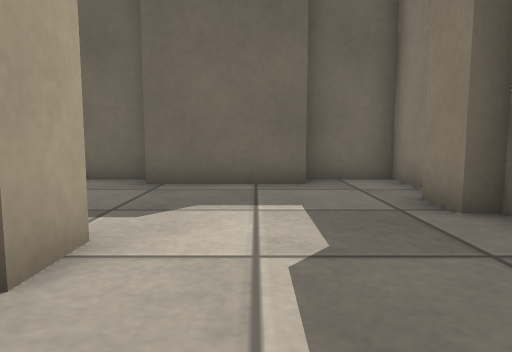
view 1 (above)

16 first-person views from a walk through a world built for the Gazebo simulator. The camera is 0.5 m above the floor, tilts 6° down and sees 70° across. The floor is counted in squares, 0.5 m on a side. Each view is taken from the middle of a square. On the plan, view 1 faces up. The plan holds only what a view shows up to about 13 squares ahead; the rest is blank. Surface patterns are stand-ins for the level's own textures.

view 2
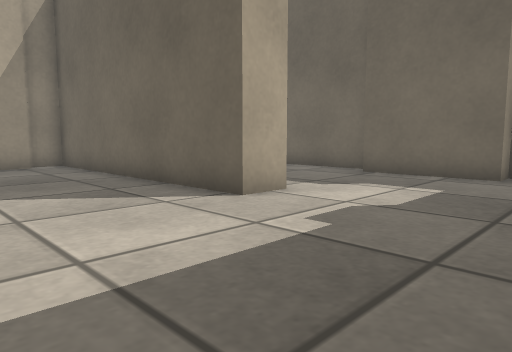

view 3
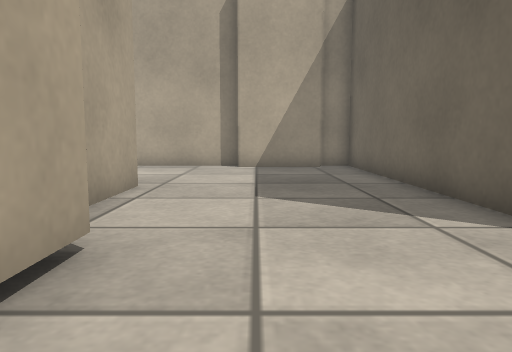

view 4
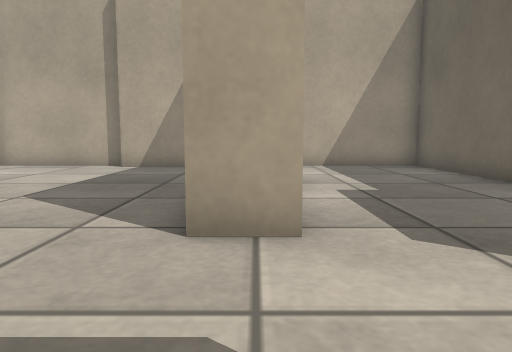

view 5
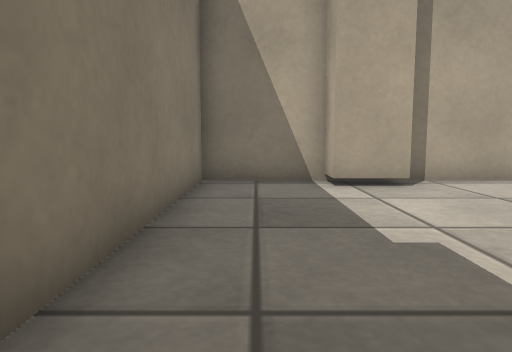

view 6
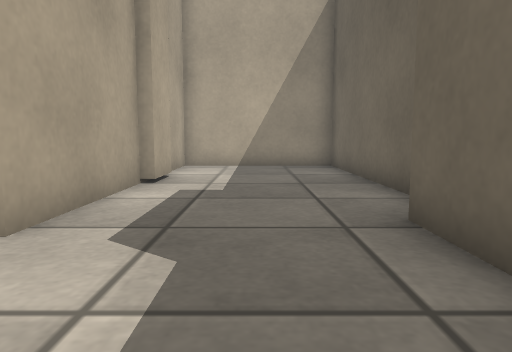

view 7
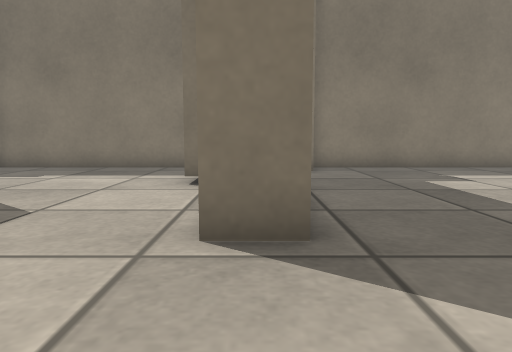

view 8
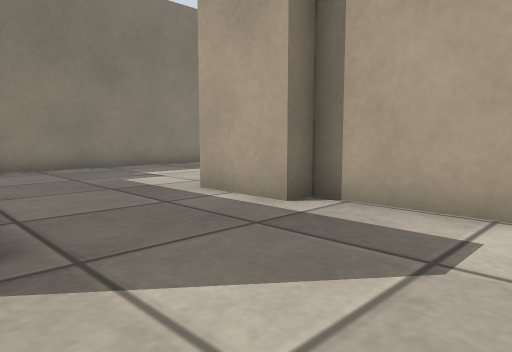

view 9
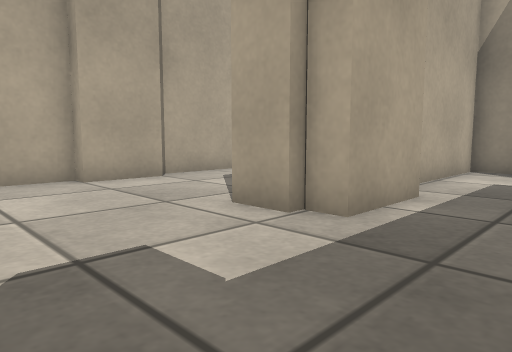

view 10
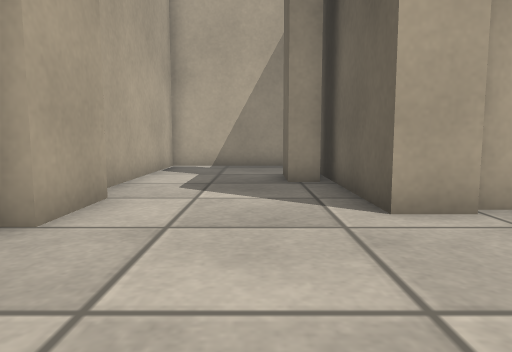

view 11
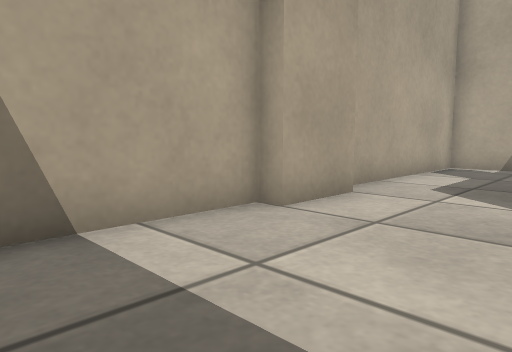

view 12
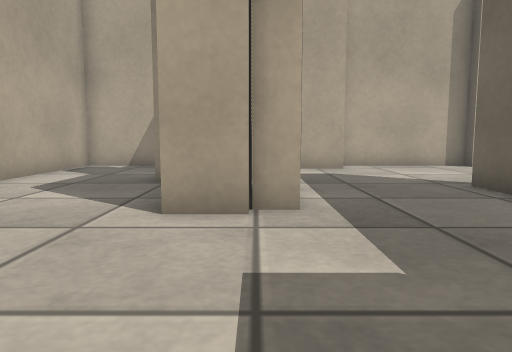

view 13
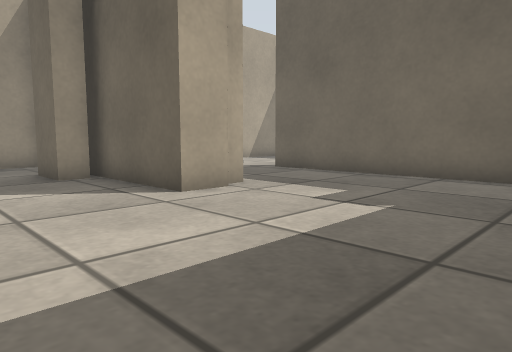

view 14
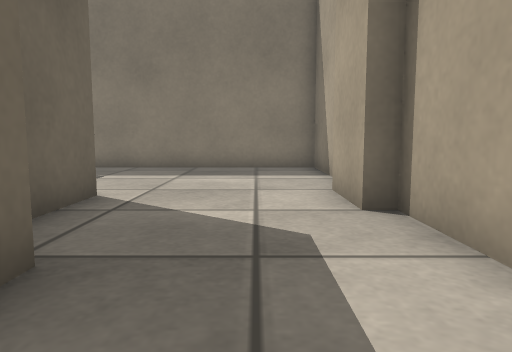

view 15
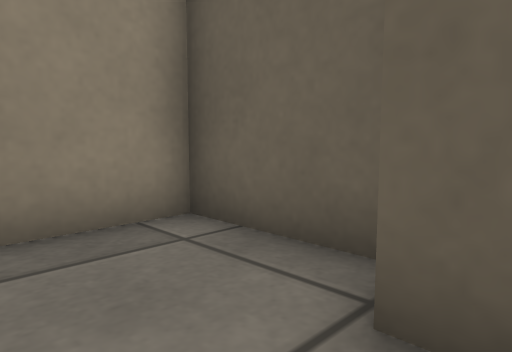

view 16
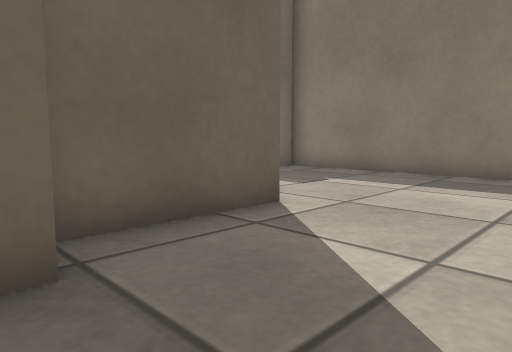

### Floor plan
Points are (right, up) in squares from view 1. A wall is a line through its corners. A room is listed if a view was taken in it or the views show most of it. See-through windows are left out.
Room 1 (views 1, 2, 3, 4, 7, 8)
walls: (-1.2, -2.9) (-1.2, -2.5) (0.4, -2.5) (0.4, -3.4) (3.3, -3.4) (3.3, 3.6); (-1.6, 3.5) (-1.6, 2.3) (-11, 2.3); (-5.5, -4.5) (-5.5, -3.4) (-1.5, -3.4); (-10.5, 1.2) (-10.5, -1.6); (-11, -1.6) (-11, -4.6); (-11, 3) (-11, 1.2)
ways out: opening at (1, 3) to room 2; opening at (-8, -4) to room 3
Room 2 (views 5, 6)
walls: (-2.5, 8.7) (-11, 8.7) (-11, 3); (-7.5, 3.8) (-5.9, 3.8) (-5.9, 3.5) (-1.6, 3.5); (3.3, 7) (3.3, 8.7) (1.1, 8.7) (1.1, 7.9) (-2.5, 7.9); (-11, 3.5) (-8.9, 3.5); (3.3, 3.6) (3.3, 4.8) (2.7, 4.8) (2.7, 6)
ways out: opening at (1, 3) to room 1
Room 3 (views 9, 10, 11, 12, 13, 14, 15, 16)
walls: (-5.3, -8.4) (-3, -8.4) (-3, -9.1); (-6.2, -10.5) (-6.2, -11.3) (-7.9, -11.3); (-4, -14.5) (-2, -14.5); (-2, -15) (3.3, -15) (3.3, -5.7) (2.4, -5.7); (1.4, -4.5) (-5.5, -4.5); (-9.7, -6.1) (-9.7, -7.6); (-11, -8) (-11, -9.1) (-2.7, -9.1) (-2.7, -10.2) (-11, -10.2) (-11, -15) (-4, -15); (-11, -4.6) (-11, -6.1)
ways out: opening at (-8, -4) to room 1

Positions as (right, up) in squares from view 1, and headings:
1: (0, 0), facing up
2: (3, -2), facing up-left
3: (2, -1), facing left
4: (2, 3), facing left
5: (2, 5), facing down
6: (2, 6), facing left
7: (-9, -4), facing right
8: (-9, -4), facing down-right
9: (1, -6), facing down-left
10: (2, -12), facing left
11: (2, -11), facing down-left
12: (2, -9), facing left
13: (3, -14), facing up-left
14: (-9, -13), facing right
15: (-7, -13), facing up-left
16: (-7, -14), facing up-right
